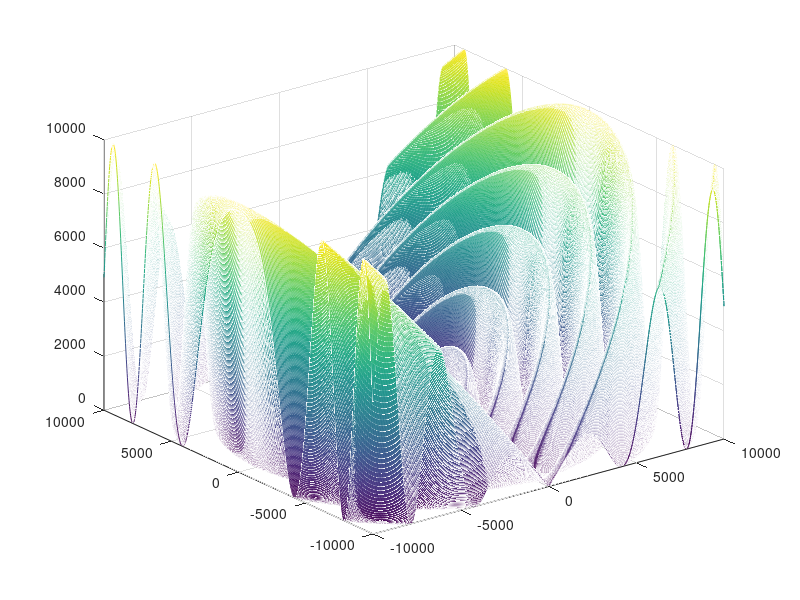

This figure's MATLAB source:
x = -10000:20:10000;
y = -10000:20:10000;
[X,Y] = meshgrid(x,y);
Z = sqrt(X.*X+Y.*Y).*(0.5*sin(1/300*sqrt(X.*X+Y.*Y))+0.5).*(abs(X)./sqrt(X.*X+Y.*Y));
mesh(X,Y,Z);
